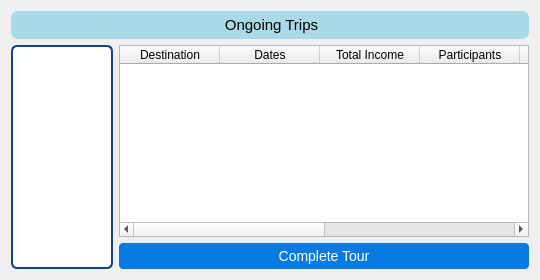
      <widget class="QWidget" name="ongoingPage">
       <layout class="QGridLayout" name="gridLayout_10" rowstretch="0,0,0" columnstretch="2,8">
        <item row="2" column="1">
         <widget class="QPushButton" name="completeTourButton">
          <property name="styleSheet">
           <string notr="true">QPushButton{
color:#fff;
border: 0px;
font-size: 14px;
padding: 5px;
background-color: rgb(8, 123, 225);
border-radius: 4px;
}

QPushButton:hover{
background-color: rgb(18, 65, 141);
border-radius: 4px;
border-bottom: 2px solid #74b9ff;
}</string>
          </property>
          <property name="text">
           <string>Complete Tour</string>
          </property>
         </widget>
        </item>
        <item row="1" column="0" rowspan="2">
         <widget class="QListWidget" name="ongoingTourListWidget">
          <property name="styleSheet">
           <string notr="true">QListWidget {
        font-size: 16px;
        color: rgb(18, 65, 141);
        background-color: white;
        border: 2px solid rgb(18, 65, 141);
        border-radius: 6px;
    }
    QListWidget::item {
        padding: 6px;
    }
    QListWidget::item:selected {
        background-color: rgb(18, 65, 141);
        color: white;
        border-radius: 4px;
    }</string>
          </property>
         </widget>
        </item>
        <item row="0" column="0" colspan="2">
         <widget class="QLabel" name="label">
          <property name="styleSheet">
           <string notr="true">background-color:rgb(170, 217, 231);
padding: 5px;
border-radius: 7px;</string>
          </property>
          <property name="text">
           <string>&lt;html&gt;&lt;head/&gt;&lt;body&gt;&lt;p align=&quot;center&quot;&gt;&lt;span style=&quot; font-size:11pt;&quot;&gt;Ongoing Trips&lt;/span&gt;&lt;/p&gt;&lt;/body&gt;&lt;/html&gt;</string>
          </property>
         </widget>
        </item>
        <item row="1" column="1">
         <widget class="QTableWidget" name="ongoingTourDetailsTable">
          <column>
           <property name="text">
            <string>Destination</string>
           </property>
          </column>
          <column>
           <property name="text">
            <string>Dates</string>
           </property>
          </column>
          <column>
           <property name="text">
            <string>Total Income</string>
           </property>
          </column>
          <column>
           <property name="text">
            <string>Participants</string>
           </property>
          </column>
          <column>
           <property name="text">
            <string>Transportation</string>
           </property>
          </column>
          <column>
           <property name="text">
            <string>Transportation Cost</string>
           </property>
          </column>
          <column>
           <property name="text">
            <string>Driver</string>
           </property>
          </column>
          <column>
           <property name="text">
            <string>Tour Guide</string>
           </property>
          </column>
         </widget>
        </item>
       </layout>
      </widget>
